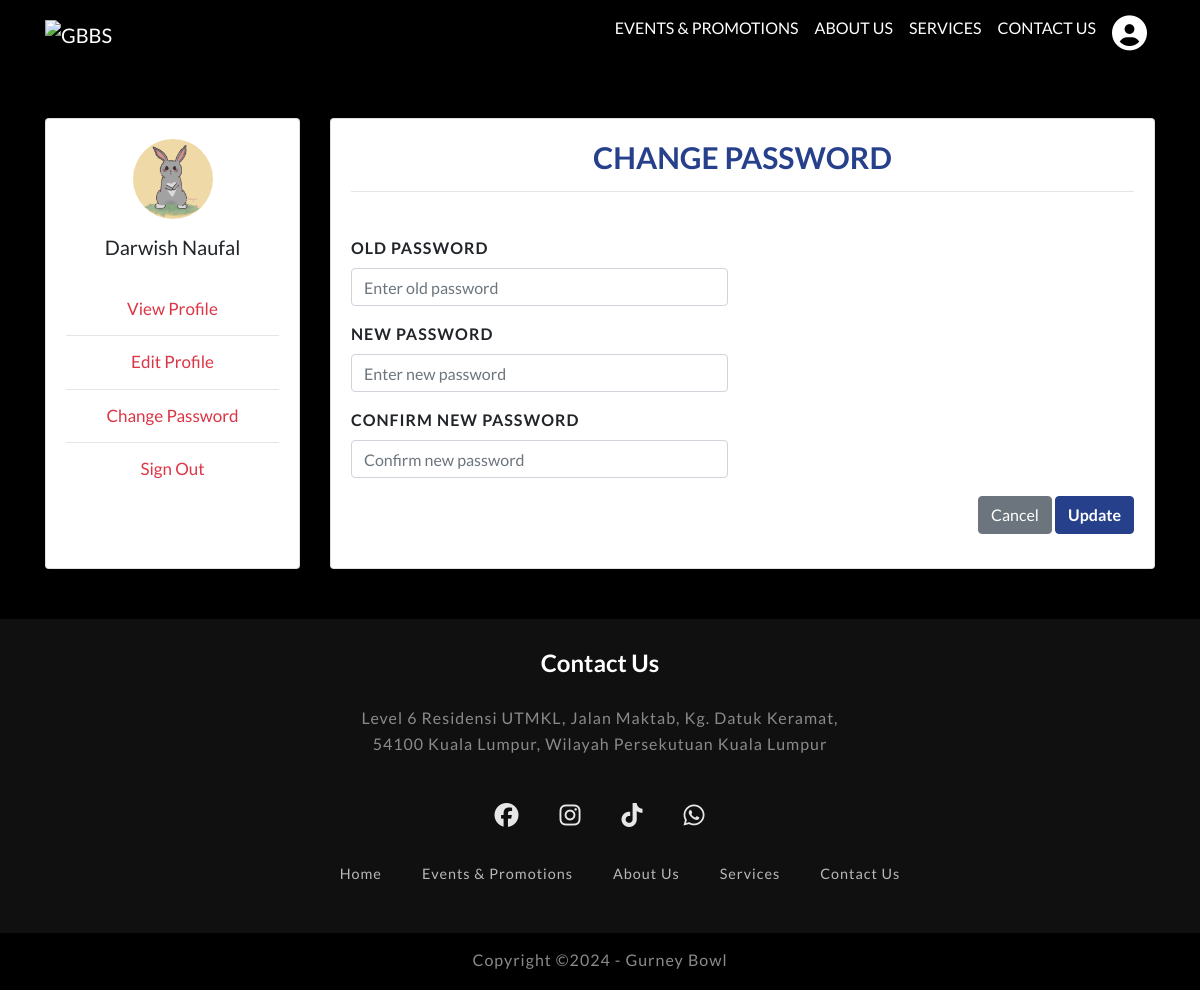
The app's page /CUSTchgpass.php (signed in) with its own data.
### tables this page shows
CREATE TABLE `customers` (
  `ID` int(11) NOT NULL,
  `Username` varchar(255) NOT NULL,
  `Email` varchar(255) NOT NULL,
  `Password` varchar(255) NOT NULL,
  `phone_number` varchar(15) NOT NULL DEFAULT 'N/A',
  `date_of_birth` date DEFAULT NULL,
  `gender` varchar(191) DEFAULT NULL,
  `pp` varchar(255) NOT NULL DEFAULT 'default-pp.png'
);

### php/customer.php (called while the page is built)
<?php
function getUserById($ID, $db){
    $sql = "SELECT * FROM customers WHERE ID = ?";
	$stmt = $db->prepare($sql);
	$stmt->execute([$ID]);
    if($stmt->rowCount() == 1){
        $user = $stmt->fetch();
        return $user;
    }else {
        return 0;
    }
}
 ?>

### CUSTchgpass.php (the view, shortened to what this page needs)
<?php
if (isset($_SESSION['ID']) && isset($_SESSION['Email'])) {
include "custdb_conn.php";
include "php/customer.php";
$user = getUserById($_SESSION['ID'], $conn);
 ?>
<!doctype html>
<html lang="en">
<head>
  <link href="customerpages/profile/css/animate.css" rel="stylesheet">
  <link rel="stylesheet" href="customerpages/profile/css/bootstrap.min.css" type="text/css">
  <link rel="stylesheet" href="customerpages/profile/css/style.css">
    <link rel="stylesheet" href="https://cdnjs.cloudflare.com/ajax/libs/font-awesome/6.5.2/css/all.min.css" />
</head>
<body>
<?php if ($user) { ?>
<div class="container-fluid pl-0 pr-0 bg-img clearfix parallax-window2" data-parallax="scroll" >
  <nav class="navbar navbar-expand-md navbar-dark">
    <div class="container">
      <a class="navbar-brand mr-auto" href="CUSTindex.php"><img src="about/images/gbbslogo.png" alt="GBBS" width="100px" height="100px"/></a>
      <div class="collapse navbar-collapse" id="collapsibleNavbar">
        <ul class="navbar-nav ml-auto">
          <li class="nav-item">
              <a class="nav-link" href="CUSTeventpromo.html">Events &amp; Promotions</a>
          </li>
          <li class="nav-item">
              <a class="nav-link" href="CUSTabout.html">About Us</a>
          </li>
          <li class="nav-item">
              <a class="nav-link" href="CUSTservice.html">Services</a>
          </li>
          <li class="nav-item">
              <a class="nav-link" href="#contact">Contact Us</a>
            </li>
              <li class="nav-item">
              <a class="nav-link" href="CUSTviewprofile.php"><i class="userdropdown fa fa-user-circle" style = "font-size: 35px"></i></a>
            </li>
        </ul>
      </div>
    </div>
  </nav>
</div>
<div class="container">
    <div class="row gutters">
        <div class="col-xl-3 col-lg-3 col-md-12 col-sm-12 col-12">
            <div class="card h-100">
                <div class="card-body">
                <div class="account-settings">
                    <div class="user-profile">
                        <div class="user-avatar">
                        <img src="upload/<?=$user['pp']?>" alt="avatar" id="imgp">
                        </div>
                        <h5 class="user-name"><?=$user['Username']?></h5>
                    </div>
                    <div class="about">
                        <a href="CUSTviewprofile.php"><h5>View Profile</h5></a>
                        <hr>
                        <a href="CUSTeditprofile.php"><h5>Edit Profile</h5></a>
                        <hr>
                        <a href="CUSTchgpass.php"><h5>Change Password</h5></a>
                        <hr>
                        <a href="index.php"><h5>Sign Out</h5></a>
                    </div>
                </div>
                </div>
            </div>
        </div>
    <div class="col-xl-9 col-lg-9 col-md-12 col-sm-12 col-12">
        <div class="card h-100">
            <div class="card-body">
            <div class="row gutters">
                <div class="col-xl-12 col-lg-12 col-md-12 col-sm-12 col-12">
                    <div class="userheader">
                    <form action="custchange-p.php" method="post">
                       <h6 class="mb-2 text-primary" style="text-align: center;">CHANGE PASSWORD<hr></h6>
                   </div>
                </div>
                <div class="col-xl-6 col-lg-6 col-md-6 col-sm-6 col-12">
                    <div class="form-group">
                        <label for="fullName">old password</label>
                        <input type="password" class="form-control" id="fullName" placeholder="Enter old password"
                        name="op">
                    </div>
                </div>
            </div>
               <div class="row gutters">
                    <div class="col-xl-6 col-lg-6 col-md-6 col-sm-6 col-12">
                    <div class="form-group">
                        <label for="eMail">new password</label>
                        <input type="password" class="form-control" id="eMail" placeholder="Enter new password"
                        name="np">
                    </div>
                </div>
                </div>
                <div class="row gutters">
                    <div class="col-xl-6 col-lg-6 col-md-6 col-sm-6 col-12">
                    <div class="form-group">
                        <label for="eMail">confirm new password</label>
                        <input type="password" class="form-control" id="eMail" placeholder="Confirm new password"
                        name="c_np">
                    </div>
                </div>
                </div>
                <div class="row gutters">
                    <div class="col-xl-12 col-lg-12 col-md-12 col-sm-12 col-12">
                        <div class="text-right">
                            <button type="button" id="submit" name="cancel" class="btn btn-secondary">Cancel</button>
                            <button type="submit" id="submit" name="submit" class="btn btn-primary">Update</button>
                        </div>
                    </div>
                </div>
            </div>
        </div>
    </div>
    </div>
</div>
<footer>
    <div class="footerContainer" id="contact">
        <h3><b>Contact us</b></h3>
        <a class="address" href="https://maps.app.goo.gl/wwUPAxJHTh6NFNvn8" target="_blank"><p>Level 6 Residensi UTMKL, Jalan Maktab, Kg. Datuk Keramat, 54100 Kuala Lumpur, Wilayah Persekutuan Kuala Lumpur</p></a>
        <div class="socialIcons">
            <a href="https://www.facebook.com/GurneyBowl/" target="_blank"><i class="fa-brands fa-facebook"></i></a>
            <a href="https://www.instagram.com/gurneybowl/?hl=en" target="_blank"><i class="fa-brands fa-instagram"></i></a>
            <a href="https://www.tiktok.com/@gurneybowlutmkl?_t=8na1alVKxHQ&_r=1" target="_blank"><i class="fa-brands fa-tiktok"></i></a>
            <a href="https://api.whatsapp.com/send?phone=019-980%207821&text=Hi,%20Contacting%20for%20you%20listing" target="_blank"><i class="fa-brands fa-whatsapp"></i></a>
        </div>
        <div class="footerNav">
            <ul>
                <li><a href="CUSTindex.html">Home</a></li>
                <li><a href="CUSTeventpromo.html">Events &amp; Promotions</a></li>
                <li><a href="CUSTabout.html">About Us</a></li>
                <li><a href="CUSTservice.html">Services</a></li>
                <li><a href="CUSTindex.html#contact">Contact Us</a></li>
            </ul>
        </div>
    </div>
    <div class="footerBottom">
        <p>Copyright &copy;2024 - Gurney Bowl</p>
    </div>
</footer>
<?php }else {
     header("Location: CUSTchgpass.php");
     exit;
    } ?>
</body>
</html>
<?php }else {
     header("Location: CUSTchgpass.php");
     exit;
    } ?>

### customerpages/profile/css/style.css (style rules this page uses)
body { font-family: 'Lato', sans-serif; overflow: hidden; overflow-y: scroll; background-color: #000; }
body .bg-img { background-repeat: no-repeat; background-position: center; opacity: inherit; }
body nav { background: rgba(0, 0, 0, 0.3); }
body nav .navbar-nav a { font-size: 16px; text-transform: uppercase; color: #fff !important; transition: all 0.3s; -webkit-transition: all 0.3s; -ms-transition: all 0.3s; -o-transition: all 0.3s; }
a, a:hover { color: #ff8013; }
footer { background: #101011; color: #fff; }
.footerContainer { padding: 20px; display: flex; align-items: center; justify-content: center; flex-direction: column; text-align: center; }
.footerContainer h3 { font-size: 1.5rem; font-weight: 400; text-transform: capitalize; line-height: 3rem; }
.footerContainer a { max-width: 480px; margin: 10px auto; line-height: 26px; font-size: 16px; letter-spacing: 1px; color: #8a8a8a; transition: 0.2s; text-decoration: none; }
.socialIcons { display: flex; justify-content: center; }
.socialIcons a { text-decoration: none; padding: 10px; color: white; margin: 10px; }
.socialIcons a i { font-size: 1.5em; opacity: 0.9; }
.footerNav { margin: 10px 0; }
.footerNav ul { display: flex; justify-content: center; list-style: none; }
.footerNav ul li a { color: white; margin: 20px; text-decoration: none; font-size: 0.9rem; opacity: 0.7; transition: 0.2s; }
.footerBottom { background-color: #000; padding: 15px 1px 2px; text-align: center; }
.footerBottom p { color: #8a8a8a; letter-spacing: 1px; text-align: center; }

### CUSTchgpass.php (style rules this page uses)
body { margin: 0; color: #2e323c; background: #f5f6fa; position: relative; height: 100%; }
.container { padding-bottom: 50px; }
.account-settings .user-profile { margin: 0 0 1rem 0; padding-bottom: 1rem; text-align: center; }
.account-settings .user-profile .user-avatar { margin: 0 0 1rem 0; }
.account-settings .user-profile .user-avatar img { width: 90px; height: 90px; -webkit-border-radius: 100px; -moz-border-radius: 100px; border-radius: 100px; }
.account-settings .user-profile h5.user-name { margin: 0 0 0.5rem 0; }
.account-settings .about { margin: 1rem 0 0 0; text-align: center; }
.account-settings .about h5 { margin: 0 0 15px 0; color: #dc3545; font-size: 17px; }
.form-control { border: 1px solid #cfd1d8; -webkit-border-radius: 2px; -moz-border-radius: 2px; border-radius: 2px; font-size: .825rem; background: #ffffff; color: #2e323c; }
.form-group label { font-weight: bold; text-transform: uppercase; font-size: 16px; letter-spacing: 1px; }
.card { background: #ffffff; -webkit-border-radius: 5px; -moz-border-radius: 5px; border-radius: 5px; border: 0; margin-bottom: 1rem; }
.row .gutters .userheader h6 { padding-bottom: 20px; font-size: 30px; font-weight: 800; color: #26408B !important; font-weight: bolder !important; }
.btn { position: relative; bottom: -2px; }
.btn-primary { font-weight: bold !important; color: white !important; background-color: #26408B !important; border-color: #26408B !important; }
label { display: block; cursor: pointer; font-weight: 400; margin-bottom: 10px; }
#imgp { border-radius: 50%; vertical-align: middle; width: 80px; height: 80px; }
@media only screen and (min-width: 768px) { .col-12 { width: 100%; } }

### records on screen
customers: pp (picture), Username "Darwish Naufal"
